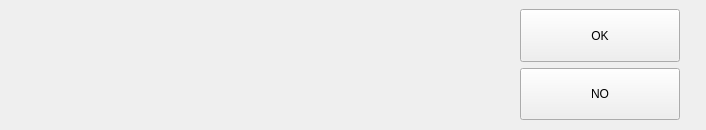
<?xml version="1.0" encoding="UTF-8"?>
<ui version="4.0">
 <class>Form</class>
 <widget class="QWidget" name="Form">
  <property name="geometry">
   <rect>
    <x>0</x>
    <y>0</y>
    <width>706</width>
    <height>130</height>
   </rect>
  </property>
  <property name="windowTitle">
   <string>Form</string>
  </property>
  <widget class="QWidget" name="verticalLayoutWidget">
   <property name="geometry">
    <rect>
     <x>520</x>
     <y>9</y>
     <width>160</width>
     <height>111</height>
    </rect>
   </property>
   <layout class="QVBoxLayout" name="verticalLayout">
    <item>
     <widget class="QPushButton" name="pushButton">
      <property name="sizePolicy">
       <sizepolicy hsizetype="Minimum" vsizetype="Expanding">
        <horstretch>0</horstretch>
        <verstretch>0</verstretch>
       </sizepolicy>
      </property>
      <property name="text">
       <string>OK</string>
      </property>
     </widget>
    </item>
    <item>
     <widget class="QPushButton" name="pushButton_2">
      <property name="sizePolicy">
       <sizepolicy hsizetype="Minimum" vsizetype="Expanding">
        <horstretch>0</horstretch>
        <verstretch>0</verstretch>
       </sizepolicy>
      </property>
      <property name="text">
       <string>NO</string>
      </property>
     </widget>
    </item>
   </layout>
  </widget>
  <widget class="QLabel" name="label">
   <property name="geometry">
    <rect>
     <x>16</x>
     <y>12</y>
     <width>491</width>
     <height>91</height>
    </rect>
   </property>
   <property name="text">
    <string/>
   </property>
  </widget>
 </widget>
 <resources/>
 <connections/>
</ui>
